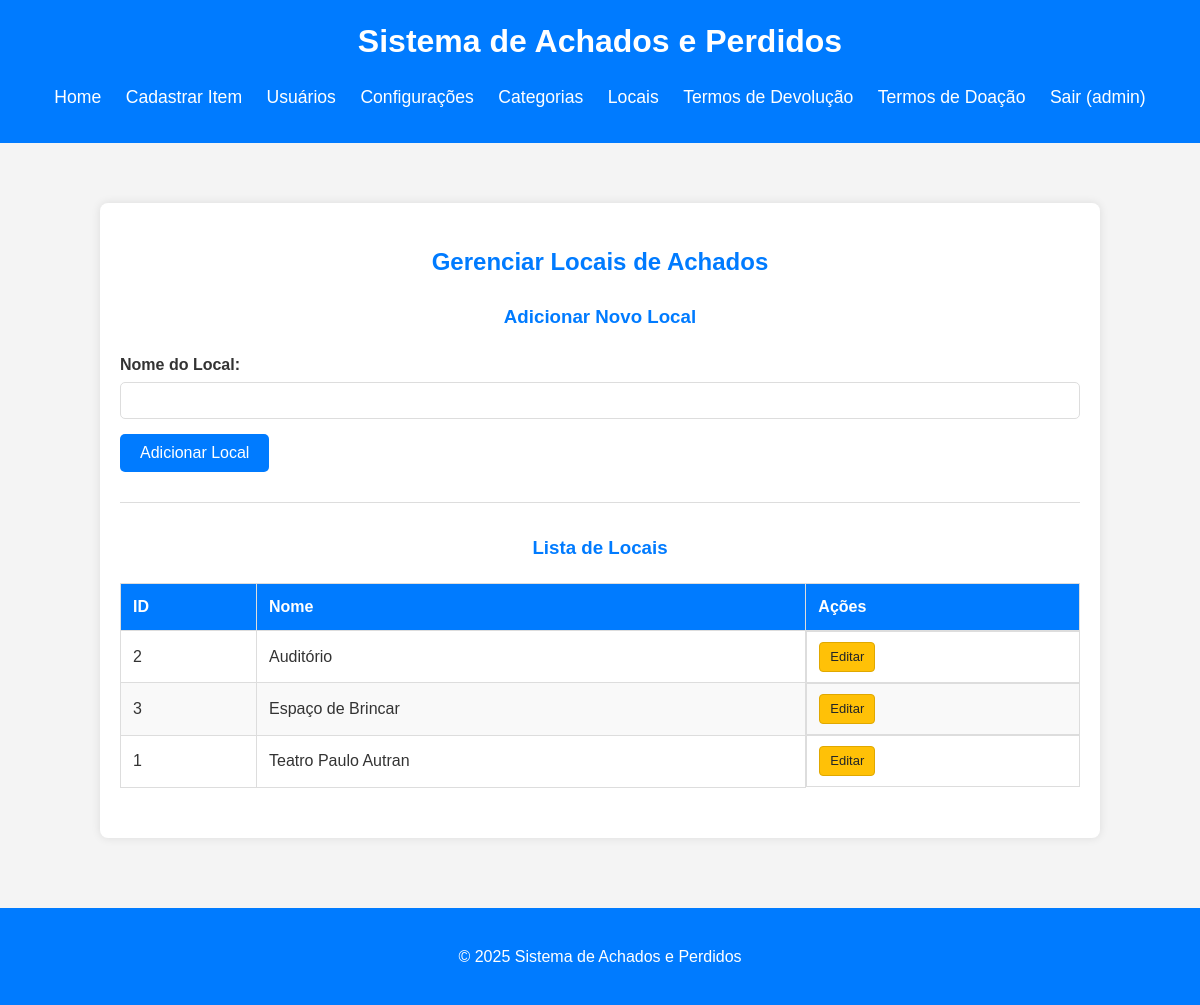
The app's page /admin/manage_locations.php (signed in) with its own data.
### tables this page shows
CREATE TABLE IF NOT EXISTS `locations` (
    `id` INT AUTO_INCREMENT PRIMARY KEY,
    `name` VARCHAR(255) NOT NULL UNIQUE
);

### src/admin/manage_locations.php (the view, shortened to what this page needs)
<?php
require_once '../db_connect.php';
$locations = [];
$sql_locations = "SELECT id, name FROM locations ORDER BY name ASC";
$result_locations = $conn->query($sql_locations);
if ($result_locations && $result_locations->num_rows > 0) {
    while ($row = $result_locations->fetch_assoc()) {
        $locations[] = $row;
    }
} elseif ($result_locations === false) {
    error_log("SQL Error (fetch_locations): " . $conn->error);
    $_SESSION['page_error_message'] = "Erro ao carregar lista de locais.";
}
require_once '../templates/header.php';
?>
<div class="container admin-container">
    <h2>Gerenciar Locais de Achados</h2>
    <div id="addLocationSection">
        <h3>Adicionar Novo Local</h3>
        <form action="location_handler.php" method="POST" class="form-admin">
            <div>
                <label for="name_add_loc">Nome do Local:</label>
                <input type="text" id="name_add_loc" name="name" required>
            </div>
            <div>
                <button type="submit">Adicionar Local</button>
            </div>
        </form>
    </div>
    <hr>
    <h3>Lista de Locais</h3>
    <?php if (!empty($locations)): ?>
    <table class="admin-table">
        <thead>
            <tr>
                <th>ID</th>
                <th>Nome</th>
                <th>Ações</th>
            </tr>
        </thead>
        <tbody>
            <?php foreach ($locations as $location): ?>
            <tr>
                <td><?php echo htmlspecialchars($location['id']); ?></td>
                <td><?php echo htmlspecialchars($location['name']); ?></td>
                <td class="actions-cell">
                    <button type="button" class="button-edit" onclick="populateEditLocationForm(<?php echo htmlspecialchars($location['id']); ?>)">Editar</button>
                </td>
            </tr>
            <?php endforeach; ?>
        </tbody>
    </table>
    <?php else: ?>
    <p>Nenhum local encontrado.</p>
    <?php endif; ?>
</div>
<?php
require_once '../templates/footer.php';
?>

### src/style.css (style rules this page uses)
body { font-family: Arial, sans-serif; line-height: 1.6; margin: 0; padding: 0; background-color: #f4f4f4; color: #333; }
.container { width: 80%; margin: auto; overflow: hidden; padding: 20px; background-color: #fff; border-radius: 8px; box-shadow: 0 0 10px rgba(0,0,0,0.1); }
form div { margin-bottom: 15px; }
form label { display: block; margin-bottom: 5px; font-weight: bold; }
form input[type="text"], form input[type="password"], form input[type="date"], form select, form textarea { width: 100%; padding: 10px; border: 1px solid #ddd; border-radius: 5px; box-sizing: border-box; }
form button[type="submit"] { display: block; width: auto; padding: 10px 20px; background: #007bff; color: white; border: none; border-radius: 5px; cursor: pointer; font-size: 1em; }
.admin-container { margin: 20px auto; padding: 20px; background-color: #fff; border-radius: 8px; box-shadow: 0 0 10px rgba(0,0,0,0.1); }
.admin-container h2, .admin-container h3 { color: #007bff; margin-bottom: 20px; text-align: center; }
.admin-container hr { margin: 30px 0; border: 0; border-top: 1px solid #ddd; }
.admin-container form label { font-weight: bold; }
.admin-container form input[type="text"], .admin-container form input[type="password"], .admin-container form select { transition: border-color 0.15s ease-in-out, box-shadow 0.15s ease-in-out; }
.admin-table { width: 100%; border-collapse: collapse; margin-top: 20px; margin-bottom: 30px; }
.admin-table th, .admin-table td { border: 1px solid #ddd; padding: 10px 12px; text-align: left; vertical-align: middle; }
.admin-table th { background-color: #007bff; color: #fff; font-weight: bold; }
.admin-table tr:nth-child(even) { background-color: #f9f9f9; }
.button-primary, .button-secondary, .button-edit, .button-delete, .button-details { padding: 5px 10px; font-size: 13px; line-height: 1.4; border-radius: 4px; cursor: pointer; text-decoration: none; display: inline-block; vertical-align: middle; text-align: center; margin:0; box-sizing: border-box; border: 1px solid transparent; transition: background-color 0.15s ease-in-out, border-color 0.15s ease-in-out, transform 0.2s ease-in-out; }
.button-edit { background-color: #ffc107; color: #212529; border-color: #e0a800; }
.admin-table td.actions-cell { display: flex; align-items: center; gap: 8px; flex-wrap: wrap; }

### records on screen
locations: id "2", name "Auditório"
locations: id "3", name "Espaço de Brincar"
locations: id "1", name "Teatro Paulo Autran"

### other values on screen
$_SESSION['username'] "admin"
